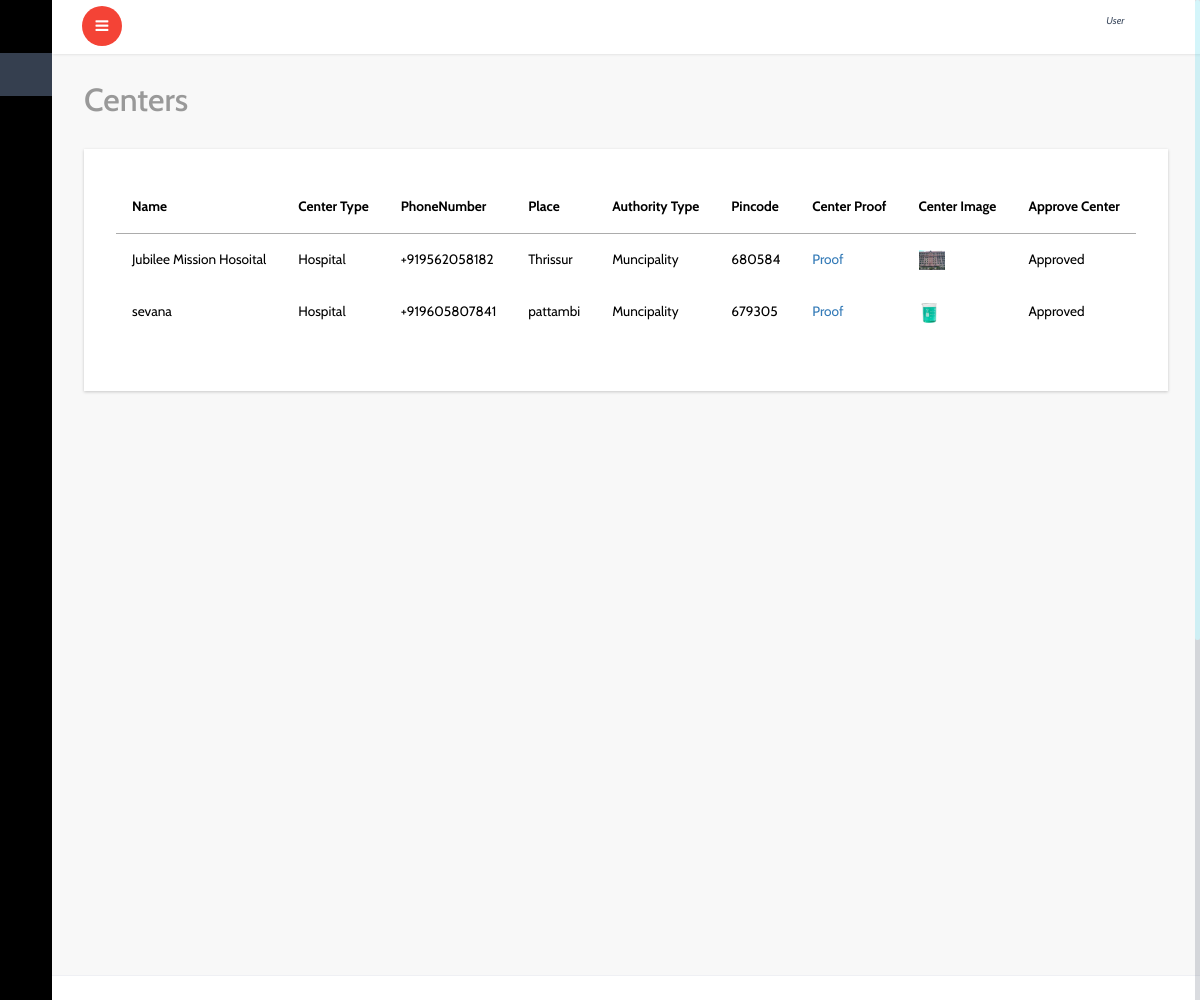
The app's page /allcenters/ with its own data.
### account/models.py (models this page shows, shortened)
class Center(models.Model):
    user=models.OneToOneField(User,on_delete=models.CASCADE)
    center_name=models.CharField(max_length=50)
    authority_type=models.CharField(max_length=50,choices=authority_types,default=govermnet)
    center_pincode=models.PositiveIntegerField()
    center_place=models.CharField(max_length=60)
    center_type=models.CharField(max_length=50,choices=ceter_types,)
    center_ideantification_proof=models.FileField(upload_to='center_proof')
    center_phone=PhoneNumberField()
    center_photo=models.ImageField(upload_to='center_photo')
    status_appruval=models.BooleanField(default=False)

### account/views.py (the view)
# urls.py: path('allcenters/',views.allcenters,name='allcenters'),
def allcenters(request):
    c=Center.objects.all()
    return render(request,'admin/centers.html',{'c':c})

### templates/admin/centers.html (shortened to what this page needs)
{% extends 'dashboard/index.html' %}
{% block content %}
			<div id="page-wrapper">
				<div class="graphs">
					<h3 class="blank1">Centers</h3>
					 <div class="xs tabls">
						<div class="bs-example4" data-example-id="contextual-table">
                            <table class="table">
                                {% if c %}
                                <thead>
                                    <tr>
                                      <th>Name</th>
                                      <th>Center Type</th>
                                      <th>PhoneNumber</th>
                                       <th>Place</th>
                                       <th>Authority Type</th>
                                       <th>Pincode</th>
                                       <th>Center Proof</th>
                                        <th>Center Image</th>
                                        <th>Approve Center</th>
                                    </tr>
                                </thead>
                                <tbody>
                                    {% for l in c %}
                                    <tr>
                                        <td>{{l.center_name}}</td>
                                        <td>{{l.center_type}}</td>
                                        <td>{{l.center_phone}}</td>
                                        <td>{{l.center_place}}</td>
                                        <td>{{l.authority_type}}</td>
                                        <td>{{l.center_pincode}}</td>
                                        <td><a href="{{l.center_ideantification_proof.url}}">Proof</a></td>
                                        <td><img src="{{l.center_photo.url}}" height="20em"></td>
                                        {% if l.status_appruval == True %}
                                        <td>Approved</td>
                                        {% else %}
                                        <td><a href="{% url 'centerappruval' l.id %}" style="color: red ; ">Approve Now</a></td>
                                        {% endif %}
                                    </tr>
                                    {% endfor %}
                                </tbody>
                            </table>
                            {% else %}
                            <h4>No Centers Registerd For appruval</h4>
                            {% endif %}
					   </div>
						</div>
						</div>
					</div>
		{% endblock %}

### templates/dashboard/index.html (shortened to what this page needs)
<!DOCTYPE HTML>
<html>
{% include 'dashboard/left.html' %}
    {% include 'dashboard/header.html' %}
			{% block content %}{% endblock %}
			<footer>
			</footer>
</body>
</html>

### templates/dashboard/left.html (shortened to what this page needs)
<html lang="en">
<head>
</head>
<body>
    <head>
        <link href="/static/dashboard/css/bootstrap.min.css" rel='stylesheet' type='text/css' />
        <link href="/static/dashboard/css/style.css" rel='stylesheet' type='text/css' />
        <link href="/static/dashboard/css/font-awesome.css" rel="stylesheet">
        <link rel="stylesheet" href="/static/dashboard/css/icon-font.min.css" type='text/css' />
        <link href="/static/dashboard/css/animate.css" rel="stylesheet" type="text/css" media="all">
        </head>
         <body class="sticky-header left-side-collapsed"  onload="initMap()">
            <section>
                <div class="left-side sticky-left-side">
                    <div class="logo-icon text-center">
                        <a href="{% url 'index' %}"><i class="lnr lnr-home"></i> </a>
                    </div>
                    <div class="left-side-inner">
                            <ul class="nav nav-pills nav-stacked custom-nav">
                                <li class="active"><a href="{% url 'dashboard' %}"><i class="lnr lnr-power-switch"></i><span>Dashboard</span></a></li>
                            </ul>
                    </div>
                </div>
</body>
</html>

### templates/dashboard/header.html (shortened to what this page needs)
<html lang="en">
<head>
</head>
<body>
		<div class="main-content">
			<div class="header-section">
			<a class="toggle-btn  menu-collapsed"><i class="fa fa-bars"></i></a>
			<div class="menu-right">
				<div class="user-panel-top">
					<div class="profile_details">
						<ul>
							<li class="dropdown profile_details_drop">
								<a href="#" class="dropdown-toggle" data-toggle="dropdown" aria-expanded="false">
									<div class="profile_img">
										{% if user.is_superuser %}
										<span style="background:url(/static/dashboard/images/1.jpg) no-repeat center"> </span>
										 <div class="user-name">
											<p>{{user.username}}<span>Administrator</span></p>
											{% elif user.center.center_type == 'Hospital' %}
											<span style="background:url({{user.center.center_photo.url}}) no-repeat center"> </span>
										 	<div class="user-name">
											<p>{{user.center.center_name}}<span>Hospital</span></p>
											{% elif user.center.user_type == 'CSLTC' %}
											<span style="background:url({{user.center.center_photo.url}}) no-repeat center"> </span>
										 	<div class="user-name">
											<p>{{user.center.center_name}}<span>CSLTC</span></p>
											{% elif user.center.user_type == 'CFLTC' %}
											<span style="background:url({{user.center.center_photo.url}}) no-repeat center"> </span>
										 	<div class="user-name">
											<p>{{user.center.center_name}}<span>CFLTC</span></p>
											{% elif user.center.user_type == 'Domicile' %}
											<span style="background:url({{user.center.center_photo.url}}) no-repeat center"> </span>
										 	<div class="user-name">
											<p>{{user.center.center_name}}<span>Domicile</span></p>
											{% elif user.lab.lab_type == 'private' %}
											<span style="background:url({{user.lab.photo_of_lab.url}}) no-repeat center"> </span>
										 	<div class="user-name">
											<p>{{user.lab.lab_name}}<span>Lab</span></p>
											{% elif user.lab.lab_type == 'hospital' %}
											<span style="background:url({{user.lab.photo_of_lab.url}}) no-repeat center"> </span>
										 	<div class="user-name">
											<p>{{user.lab.center.center_name}}<span>Lab</span></p>
											{% elif user.home %}
										 	<div class="user-name">
											<p>{{user.home.name}}<span>Home</span></p>
											{% elif user.dmo %}
										 	<div class="user-name">
											<p>{{user.dmo.name}}<span>DMO</span></p>
											{% elif user.doctor %}
											<span style="background:url({{user.doctor.doctor_photo.url}}) no-repeat center"> </span>
										 	<div class="user-name">
											<p>{{user.dmo.name}}<span>Doctor</span></p>
											{% else %}
											<div class="user-name">
											<p>{{user.userregister.name}}<span>User</span></p>
											{% endif %}
										 </div>
										 <i class="lnr lnr-chevron-down"></i>
										<div class="clearfix"></div>
									</div>
								</a>
							</li>
							<div class="clearfix"> </div>
						</ul>
					</div>
					<div class="clearfix"></div>
				</div>
			  </div>
			</div>
</body>
</html>

### records on screen
Center: center_name "Jubilee Mission Hosoital", center_type "Hospital", center_phone "+919562058182", center_place "Thrissur", authority_type "Muncipality", center_pincode "680584", center_photo (picture), status_appruval "Approved"
Center: center_name "sevana", center_type "Hospital", center_phone "+919605807841", center_place "pattambi", authority_type "Muncipality", center_pincode "679305", center_photo (picture), status_appruval "Approved"
